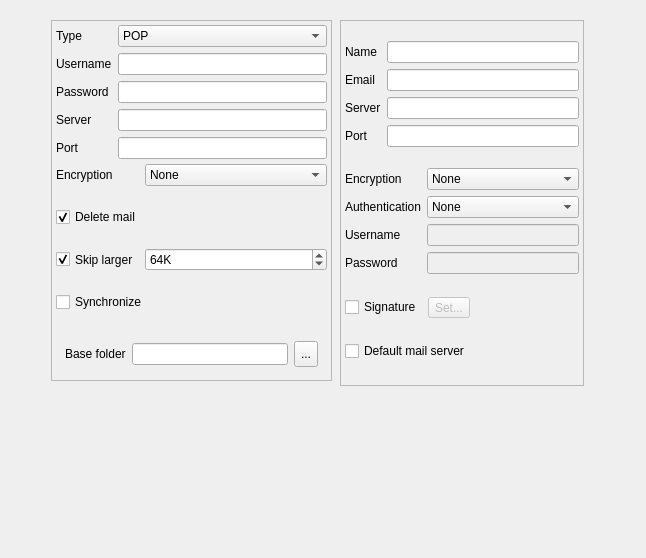
<ui version="4.0" >
 <class>EditAccountBase</class>
 <widget class="QDialog" name="EditAccountBase" >
  <property name="geometry" >
   <rect>
    <x>0</x>
    <y>0</y>
    <width>646</width>
    <height>558</height>
   </rect>
  </property>
  <property name="sizePolicy" >
   <sizepolicy>
    <hsizetype>5</hsizetype>
    <vsizetype>5</vsizetype>
    <horstretch>0</horstretch>
    <verstretch>0</verstretch>
   </sizepolicy>
  </property>
  <property name="windowTitle" >
   <string>Edit Account</string>
  </property>
  <property name="layoutDirection" >
   <enum>Qt::LeftToRight</enum>
  </property>
  <widget class="QFrame" name="outgoingFrame" >
   <property name="geometry" >
    <rect>
     <x>340</x>
     <y>20</y>
     <width>244</width>
     <height>366</height>
    </rect>
   </property>
   <property name="sizePolicy" >
    <sizepolicy>
     <hsizetype>5</hsizetype>
     <vsizetype>4</vsizetype>
     <horstretch>0</horstretch>
     <verstretch>0</verstretch>
    </sizepolicy>
   </property>
   <property name="frameShape" >
    <enum>QFrame::StyledPanel</enum>
   </property>
   <property name="frameShadow" >
    <enum>QFrame::Raised</enum>
   </property>
   <layout class="QVBoxLayout" >
    <property name="margin" >
     <number>4</number>
    </property>
    <property name="spacing" >
     <number>5</number>
    </property>
    <item>
     <layout class="QGridLayout" >
      <property name="margin" >
       <number>0</number>
      </property>
      <property name="spacing" >
       <number>6</number>
      </property>
      <item row="1" column="0" >
       <widget class="QLabel" name="nameLabel" >
        <property name="sizePolicy" >
         <sizepolicy>
          <hsizetype>1</hsizetype>
          <vsizetype>1</vsizetype>
          <horstretch>0</horstretch>
          <verstretch>0</verstretch>
         </sizepolicy>
        </property>
        <property name="text" >
         <string>Name</string>
        </property>
       </widget>
      </item>
      <item row="1" column="1" >
       <widget class="QLineEdit" name="nameInput" >
        <property name="sizePolicy" >
         <sizepolicy>
          <hsizetype>7</hsizetype>
          <vsizetype>0</vsizetype>
          <horstretch>0</horstretch>
          <verstretch>0</verstretch>
         </sizepolicy>
        </property>
       </widget>
      </item>
      <item row="2" column="0" >
       <widget class="QLabel" name="emailLabel" >
        <property name="sizePolicy" >
         <sizepolicy>
          <hsizetype>1</hsizetype>
          <vsizetype>1</vsizetype>
          <horstretch>0</horstretch>
          <verstretch>0</verstretch>
         </sizepolicy>
        </property>
        <property name="text" >
         <string>Email</string>
        </property>
       </widget>
      </item>
      <item row="2" column="1" >
       <widget class="QLineEdit" name="emailInput" >
        <property name="sizePolicy" >
         <sizepolicy>
          <hsizetype>7</hsizetype>
          <vsizetype>0</vsizetype>
          <horstretch>0</horstretch>
          <verstretch>0</verstretch>
         </sizepolicy>
        </property>
       </widget>
      </item>
      <item row="3" column="0" >
       <widget class="QLabel" name="serverLabel_2" >
        <property name="sizePolicy" >
         <sizepolicy>
          <hsizetype>1</hsizetype>
          <vsizetype>1</vsizetype>
          <horstretch>0</horstretch>
          <verstretch>0</verstretch>
         </sizepolicy>
        </property>
        <property name="text" >
         <string>Server</string>
        </property>
       </widget>
      </item>
      <item row="3" column="1" >
       <widget class="QLineEdit" name="smtpServerInput" >
        <property name="sizePolicy" >
         <sizepolicy>
          <hsizetype>7</hsizetype>
          <vsizetype>0</vsizetype>
          <horstretch>0</horstretch>
          <verstretch>0</verstretch>
         </sizepolicy>
        </property>
       </widget>
      </item>
      <item row="4" column="0" >
       <widget class="QLabel" name="portLabel_2" >
        <property name="sizePolicy" >
         <sizepolicy>
          <hsizetype>1</hsizetype>
          <vsizetype>1</vsizetype>
          <horstretch>0</horstretch>
          <verstretch>0</verstretch>
         </sizepolicy>
        </property>
        <property name="text" >
         <string>Port</string>
        </property>
       </widget>
      </item>
      <item row="4" column="1" >
       <widget class="QLineEdit" name="smtpPortInput" >
        <property name="sizePolicy" >
         <sizepolicy>
          <hsizetype>7</hsizetype>
          <vsizetype>0</vsizetype>
          <horstretch>0</horstretch>
          <verstretch>0</verstretch>
         </sizepolicy>
        </property>
       </widget>
      </item>
     </layout>
    </item>
    <item>
     <layout class="QGridLayout" >
      <property name="margin" >
       <number>0</number>
      </property>
      <property name="spacing" >
       <number>6</number>
      </property>
      <item row="0" column="0" >
       <widget class="QLabel" name="lblEncryption" >
        <property name="sizePolicy" >
         <sizepolicy>
          <hsizetype>1</hsizetype>
          <vsizetype>1</vsizetype>
          <horstretch>0</horstretch>
          <verstretch>0</verstretch>
         </sizepolicy>
        </property>
        <property name="text" >
         <string>Encryption</string>
        </property>
       </widget>
      </item>
      <item row="0" column="1" >
       <widget class="QComboBox" name="encryption" >
        <property name="sizePolicy" >
         <sizepolicy>
          <hsizetype>7</hsizetype>
          <vsizetype>0</vsizetype>
          <horstretch>0</horstretch>
          <verstretch>0</verstretch>
         </sizepolicy>
        </property>
        <item>
         <property name="text" >
          <string>None</string>
         </property>
        </item>
        <item>
         <property name="text" >
          <string>SSL</string>
         </property>
        </item>
        <item>
         <property name="text" >
          <string>TLS</string>
         </property>
        </item>
       </widget>
      </item>
      <item row="1" column="0" >
       <widget class="QLabel" name="lblAuthentication" >
        <property name="sizePolicy" >
         <sizepolicy>
          <hsizetype>1</hsizetype>
          <vsizetype>1</vsizetype>
          <horstretch>0</horstretch>
          <verstretch>0</verstretch>
         </sizepolicy>
        </property>
        <property name="text" >
         <string>Authentication</string>
        </property>
       </widget>
      </item>
      <item row="1" column="1" >
       <widget class="QComboBox" name="authentication" >
        <property name="sizePolicy" >
         <sizepolicy>
          <hsizetype>7</hsizetype>
          <vsizetype>0</vsizetype>
          <horstretch>0</horstretch>
          <verstretch>0</verstretch>
         </sizepolicy>
        </property>
        <item>
         <property name="text" >
          <string>None</string>
         </property>
        </item>
        <item>
         <property name="text" >
          <string>Login</string>
         </property>
        </item>
        <item>
         <property name="text" >
          <string>Plain</string>
         </property>
        </item>
       </widget>
      </item>
      <item row="2" column="0" >
       <widget class="QLabel" name="lblSmtpUsername" >
        <property name="sizePolicy" >
         <sizepolicy>
          <hsizetype>1</hsizetype>
          <vsizetype>1</vsizetype>
          <horstretch>0</horstretch>
          <verstretch>0</verstretch>
         </sizepolicy>
        </property>
        <property name="text" >
         <string>Username</string>
        </property>
       </widget>
      </item>
      <item row="2" column="1" >
       <widget class="QLineEdit" name="smtpUsernameInput" >
        <property name="enabled" >
         <bool>false</bool>
        </property>
        <property name="sizePolicy" >
         <sizepolicy>
          <hsizetype>7</hsizetype>
          <vsizetype>0</vsizetype>
          <horstretch>0</horstretch>
          <verstretch>0</verstretch>
         </sizepolicy>
        </property>
       </widget>
      </item>
      <item row="3" column="0" >
       <widget class="QLabel" name="lblSmtpPassword" >
        <property name="sizePolicy" >
         <sizepolicy>
          <hsizetype>1</hsizetype>
          <vsizetype>1</vsizetype>
          <horstretch>0</horstretch>
          <verstretch>0</verstretch>
         </sizepolicy>
        </property>
        <property name="text" >
         <string>Password</string>
        </property>
       </widget>
      </item>
      <item row="3" column="1" >
       <widget class="QLineEdit" name="smtpPasswordInput" >
        <property name="enabled" >
         <bool>false</bool>
        </property>
        <property name="sizePolicy" >
         <sizepolicy>
          <hsizetype>7</hsizetype>
          <vsizetype>0</vsizetype>
          <horstretch>0</horstretch>
          <verstretch>0</verstretch>
         </sizepolicy>
        </property>
        <property name="echoMode" >
         <enum>QLineEdit::Password</enum>
        </property>
       </widget>
      </item>
     </layout>
    </item>
    <item>
     <layout class="QHBoxLayout" >
      <property name="margin" >
       <number>0</number>
      </property>
      <property name="spacing" >
       <number>6</number>
      </property>
      <item>
       <widget class="QCheckBox" name="sigCheckBox" >
        <property name="sizePolicy" >
         <sizepolicy>
          <hsizetype>1</hsizetype>
          <vsizetype>0</vsizetype>
          <horstretch>0</horstretch>
          <verstretch>0</verstretch>
         </sizepolicy>
        </property>
        <property name="text" >
         <string>Signature</string>
        </property>
       </widget>
      </item>
      <item>
       <widget class="QToolButton" name="ToolButton2" >
        <property name="enabled" >
         <bool>false</bool>
        </property>
        <property name="sizePolicy" >
         <sizepolicy>
          <hsizetype>1</hsizetype>
          <vsizetype>0</vsizetype>
          <horstretch>0</horstretch>
          <verstretch>0</verstretch>
         </sizepolicy>
        </property>
        <property name="text" >
         <string>Set...</string>
        </property>
       </widget>
      </item>
      <item>
       <spacer>
        <property name="orientation" >
         <enum>Qt::Horizontal</enum>
        </property>
        <property name="sizeType" >
         <enum>QSizePolicy::Expanding</enum>
        </property>
        <property name="sizeHint" >
         <size>
          <width>41</width>
          <height>25</height>
         </size>
        </property>
       </spacer>
      </item>
     </layout>
    </item>
    <item>
     <widget class="QCheckBox" name="defaultMailCheckBox" >
      <property name="sizePolicy" >
       <sizepolicy>
        <hsizetype>7</hsizetype>
        <vsizetype>0</vsizetype>
        <horstretch>0</horstretch>
        <verstretch>0</verstretch>
       </sizepolicy>
      </property>
      <property name="text" >
       <string>Default mail server</string>
      </property>
     </widget>
    </item>
   </layout>
  </widget>
  <widget class="QFrame" name="incomingFrame" >
   <property name="geometry" >
    <rect>
     <x>51</x>
     <y>20</y>
     <width>281</width>
     <height>361</height>
    </rect>
   </property>
   <property name="sizePolicy" >
    <sizepolicy>
     <hsizetype>5</hsizetype>
     <vsizetype>4</vsizetype>
     <horstretch>0</horstretch>
     <verstretch>0</verstretch>
    </sizepolicy>
   </property>
   <property name="frameShape" >
    <enum>QFrame::StyledPanel</enum>
   </property>
   <property name="frameShadow" >
    <enum>QFrame::Raised</enum>
   </property>
   <layout class="QVBoxLayout" >
    <property name="margin" >
     <number>4</number>
    </property>
    <property name="spacing" >
     <number>5</number>
    </property>
    <item>
     <layout class="QGridLayout" >
      <property name="margin" >
       <number>0</number>
      </property>
      <property name="spacing" >
       <number>6</number>
      </property>
      <item row="0" column="0" >
       <widget class="QLabel" name="typeLabel" >
        <property name="sizePolicy" >
         <sizepolicy>
          <hsizetype>1</hsizetype>
          <vsizetype>1</vsizetype>
          <horstretch>0</horstretch>
          <verstretch>0</verstretch>
         </sizepolicy>
        </property>
        <property name="text" >
         <string>Type</string>
        </property>
       </widget>
      </item>
      <item row="0" column="1" >
       <widget class="QComboBox" name="accountType" >
        <property name="sizePolicy" >
         <sizepolicy>
          <hsizetype>7</hsizetype>
          <vsizetype>0</vsizetype>
          <horstretch>0</horstretch>
          <verstretch>0</verstretch>
         </sizepolicy>
        </property>
        <item>
         <property name="text" >
          <string>POP</string>
         </property>
        </item>
        <item>
         <property name="text" >
          <string>IMAP</string>
         </property>
        </item>
       </widget>
      </item>
      <item row="1" column="0" >
       <widget class="QLabel" name="usernameLabel" >
        <property name="sizePolicy" >
         <sizepolicy>
          <hsizetype>1</hsizetype>
          <vsizetype>1</vsizetype>
          <horstretch>0</horstretch>
          <verstretch>0</verstretch>
         </sizepolicy>
        </property>
        <property name="text" >
         <string>Username</string>
        </property>
       </widget>
      </item>
      <item row="1" column="1" >
       <widget class="QLineEdit" name="mailUserInput" >
        <property name="sizePolicy" >
         <sizepolicy>
          <hsizetype>7</hsizetype>
          <vsizetype>0</vsizetype>
          <horstretch>0</horstretch>
          <verstretch>0</verstretch>
         </sizepolicy>
        </property>
       </widget>
      </item>
      <item row="2" column="0" >
       <widget class="QLabel" name="passwordLabel" >
        <property name="sizePolicy" >
         <sizepolicy>
          <hsizetype>1</hsizetype>
          <vsizetype>1</vsizetype>
          <horstretch>0</horstretch>
          <verstretch>0</verstretch>
         </sizepolicy>
        </property>
        <property name="text" >
         <string>Password</string>
        </property>
       </widget>
      </item>
      <item row="2" column="1" >
       <widget class="QLineEdit" name="mailPasswInput" >
        <property name="sizePolicy" >
         <sizepolicy>
          <hsizetype>7</hsizetype>
          <vsizetype>0</vsizetype>
          <horstretch>0</horstretch>
          <verstretch>0</verstretch>
         </sizepolicy>
        </property>
        <property name="echoMode" >
         <enum>QLineEdit::Password</enum>
        </property>
       </widget>
      </item>
      <item row="3" column="0" >
       <widget class="QLabel" name="serverLabel" >
        <property name="sizePolicy" >
         <sizepolicy>
          <hsizetype>1</hsizetype>
          <vsizetype>1</vsizetype>
          <horstretch>0</horstretch>
          <verstretch>0</verstretch>
         </sizepolicy>
        </property>
        <property name="text" >
         <string>Server</string>
        </property>
       </widget>
      </item>
      <item row="3" column="1" >
       <widget class="QLineEdit" name="mailServerInput" >
        <property name="sizePolicy" >
         <sizepolicy>
          <hsizetype>7</hsizetype>
          <vsizetype>0</vsizetype>
          <horstretch>0</horstretch>
          <verstretch>0</verstretch>
         </sizepolicy>
        </property>
       </widget>
      </item>
      <item row="4" column="0" >
       <widget class="QLabel" name="portLabel" >
        <property name="sizePolicy" >
         <sizepolicy>
          <hsizetype>1</hsizetype>
          <vsizetype>1</vsizetype>
          <horstretch>0</horstretch>
          <verstretch>0</verstretch>
         </sizepolicy>
        </property>
        <property name="text" >
         <string>Port</string>
        </property>
       </widget>
      </item>
      <item row="4" column="1" >
       <widget class="QLineEdit" name="mailPortInput" >
        <property name="sizePolicy" >
         <sizepolicy>
          <hsizetype>7</hsizetype>
          <vsizetype>0</vsizetype>
          <horstretch>0</horstretch>
          <verstretch>0</verstretch>
         </sizepolicy>
        </property>
       </widget>
      </item>
     </layout>
    </item>
    <item>
     <layout class="QGridLayout" >
      <property name="margin" >
       <number>0</number>
      </property>
      <property name="spacing" >
       <number>6</number>
      </property>
      <item row="3" column="0" colspan="2" >
       <widget class="QCheckBox" name="syncCheckBox" >
        <property name="sizePolicy" >
         <sizepolicy>
          <hsizetype>7</hsizetype>
          <vsizetype>1</vsizetype>
          <horstretch>0</horstretch>
          <verstretch>0</verstretch>
         </sizepolicy>
        </property>
        <property name="text" >
         <string>Synchronize</string>
        </property>
       </widget>
      </item>
      <item row="0" column="0" >
       <widget class="QLabel" name="lblEncryption_2" >
        <property name="sizePolicy" >
         <sizepolicy>
          <hsizetype>1</hsizetype>
          <vsizetype>1</vsizetype>
          <horstretch>0</horstretch>
          <verstretch>0</verstretch>
         </sizepolicy>
        </property>
        <property name="text" >
         <string>Encryption</string>
        </property>
       </widget>
      </item>
      <item row="0" column="1" >
       <widget class="QComboBox" name="encryptionIncoming" >
        <property name="sizePolicy" >
         <sizepolicy>
          <hsizetype>7</hsizetype>
          <vsizetype>0</vsizetype>
          <horstretch>0</horstretch>
          <verstretch>0</verstretch>
         </sizepolicy>
        </property>
        <item>
         <property name="text" >
          <string>None</string>
         </property>
        </item>
        <item>
         <property name="text" >
          <string>SSL</string>
         </property>
        </item>
        <item>
         <property name="text" >
          <string>TLS</string>
         </property>
        </item>
       </widget>
      </item>
      <item row="1" column="0" colspan="2" >
       <widget class="QCheckBox" name="deleteCheckBox" >
        <property name="sizePolicy" >
         <sizepolicy>
          <hsizetype>7</hsizetype>
          <vsizetype>1</vsizetype>
          <horstretch>0</horstretch>
          <verstretch>0</verstretch>
         </sizepolicy>
        </property>
        <property name="text" >
         <string>Delete mail</string>
        </property>
        <property name="checked" >
         <bool>true</bool>
        </property>
       </widget>
      </item>
      <item row="2" column="0" >
       <widget class="QCheckBox" name="thresholdCheckBox" >
        <property name="sizePolicy" >
         <sizepolicy>
          <hsizetype>1</hsizetype>
          <vsizetype>1</vsizetype>
          <horstretch>0</horstretch>
          <verstretch>0</verstretch>
         </sizepolicy>
        </property>
        <property name="text" >
         <string>Skip larger</string>
        </property>
        <property name="checked" >
         <bool>true</bool>
        </property>
       </widget>
      </item>
      <item row="2" column="1" >
       <widget class="QSpinBox" name="maxSize" >
        <property name="enabled" >
         <bool>true</bool>
        </property>
        <property name="sizePolicy" >
         <sizepolicy>
          <hsizetype>7</hsizetype>
          <vsizetype>0</vsizetype>
          <horstretch>0</horstretch>
          <verstretch>0</verstretch>
         </sizepolicy>
        </property>
        <property name="suffix" >
         <string>K</string>
        </property>
        <property name="maximum" >
         <number>4096</number>
        </property>
        <property name="minimum" >
         <number>5</number>
        </property>
        <property name="singleStep" >
         <number>10</number>
        </property>
        <property name="value" >
         <number>64</number>
        </property>
       </widget>
      </item>
     </layout>
    </item>
    <item>
     <widget class="QFrame" name="imapSettings" >
      <property name="sizePolicy" >
       <sizepolicy>
        <hsizetype>7</hsizetype>
        <vsizetype>0</vsizetype>
        <horstretch>0</horstretch>
        <verstretch>0</verstretch>
       </sizepolicy>
      </property>
      <property name="frameShape" >
       <enum>QFrame::NoFrame</enum>
      </property>
      <property name="frameShadow" >
       <enum>QFrame::Sunken</enum>
      </property>
      <property name="lineWidth" >
       <number>0</number>
      </property>
      <layout class="QHBoxLayout" >
       <property name="margin" >
        <number>9</number>
       </property>
       <property name="spacing" >
        <number>6</number>
       </property>
       <item>
        <widget class="QLabel" name="baseFolderLabel" >
         <property name="sizePolicy" >
          <sizepolicy>
           <hsizetype>1</hsizetype>
           <vsizetype>1</vsizetype>
           <horstretch>0</horstretch>
           <verstretch>0</verstretch>
          </sizepolicy>
         </property>
         <property name="text" >
          <string>Base folder</string>
         </property>
        </widget>
       </item>
       <item>
        <widget class="QLineEdit" name="imapBaseDir" >
         <property name="sizePolicy" >
          <sizepolicy>
           <hsizetype>7</hsizetype>
           <vsizetype>0</vsizetype>
           <horstretch>0</horstretch>
           <verstretch>0</verstretch>
          </sizepolicy>
         </property>
        </widget>
       </item>
       <item>
        <widget class="QToolButton" name="mailboxButton" >
         <property name="sizePolicy" >
          <sizepolicy>
           <hsizetype>5</hsizetype>
           <vsizetype>5</vsizetype>
           <horstretch>0</horstretch>
           <verstretch>0</verstretch>
          </sizepolicy>
         </property>
         <property name="minimumSize" >
          <size>
           <width>24</width>
           <height>26</height>
          </size>
         </property>
         <property name="baseSize" >
          <size>
           <width>20</width>
           <height>20</height>
          </size>
         </property>
         <property name="text" >
          <string>...</string>
         </property>
        </widget>
       </item>
      </layout>
     </widget>
    </item>
   </layout>
  </widget>
 </widget>
 <layoutfunction spacing="0" margin="0" />
 <tabstops>
  <tabstop>accountType</tabstop>
  <tabstop>mailUserInput</tabstop>
  <tabstop>mailPasswInput</tabstop>
  <tabstop>mailServerInput</tabstop>
  <tabstop>mailPortInput</tabstop>
  <tabstop>encryptionIncoming</tabstop>
  <tabstop>deleteCheckBox</tabstop>
  <tabstop>thresholdCheckBox</tabstop>
  <tabstop>maxSize</tabstop>
  <tabstop>syncCheckBox</tabstop>
  <tabstop>imapBaseDir</tabstop>
  <tabstop>mailboxButton</tabstop>
  <tabstop>nameInput</tabstop>
  <tabstop>emailInput</tabstop>
  <tabstop>smtpServerInput</tabstop>
  <tabstop>smtpPortInput</tabstop>
  <tabstop>encryption</tabstop>
  <tabstop>authentication</tabstop>
  <tabstop>smtpUsernameInput</tabstop>
  <tabstop>smtpPasswordInput</tabstop>
  <tabstop>sigCheckBox</tabstop>
  <tabstop>ToolButton2</tabstop>
  <tabstop>defaultMailCheckBox</tabstop>
 </tabstops>
 <resources/>
 <connections>
  <connection>
   <sender>thresholdCheckBox</sender>
   <signal>toggled(bool)</signal>
   <receiver>maxSize</receiver>
   <slot>setEnabled(bool)</slot>
   <hints>
    <hint type="sourcelabel" >
     <x>23</x>
     <y>203</y>
    </hint>
    <hint type="destinationlabel" >
     <x>89</x>
     <y>209</y>
    </hint>
   </hints>
  </connection>
  <connection>
   <sender>sigCheckBox</sender>
   <signal>toggled(bool)</signal>
   <receiver>ToolButton2</receiver>
   <slot>setEnabled(bool)</slot>
   <hints>
    <hint type="sourcelabel" >
     <x>167</x>
     <y>250</y>
    </hint>
    <hint type="destinationlabel" >
     <x>219</x>
     <y>247</y>
    </hint>
   </hints>
  </connection>
 </connections>
</ui>
